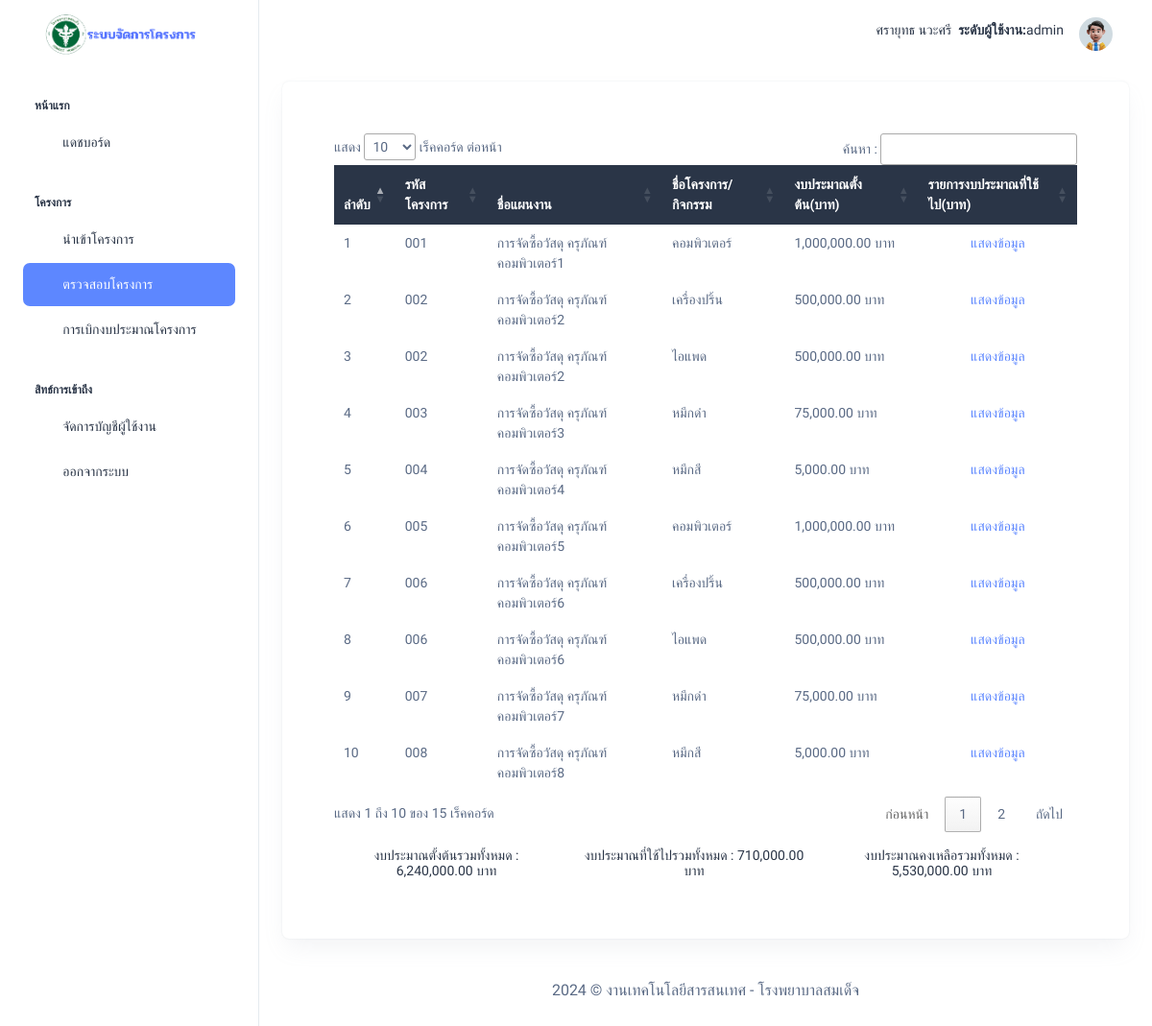
Page /project-manage.php (signed in) on the committed database.
### tables this page shows
CREATE TABLE `project`  (
  `project_id` int NOT NULL AUTO_INCREMENT,
  `project_plan` varchar(255) NOT NULL COMMENT 'plan_name',
  `project_name` varchar(255) NOT NULL COMMENT 'project_name',
  `project_budget` double NOT NULL COMMENT 'budget',
  `project_status` varchar(255) NOT NULL COMMENT 'status',
  `created` datetime NOT NULL,
  `modified` datetime NOT NULL,
  `plan_code` varchar(255) NOT NULL,
  `user_id_import` int NOT NULL,
  `user_id_edit` int NOT NULL,
  PRIMARY KEY (`project_id`) USING BTREE
);

### project-manage.php (the view, shortened to what this page needs)
<?php
include('./db/connect.php');
?>
<?php include('./include/head.php') ?>
<?php include('./include/header.php') ?>
<div class="container-fluid">
    <div class="card">
        <div class="card-body">
            <div class="row p-2">
                <?php
                $sql = "SELECT SUM(project_budget) FROM project ";
                $result = $conn->query($sql);
                $row_sum_total = mysqli_fetch_array($result);
                $sql2 = "SELECT SUM(sub_budget) FROM sub_budget ";
                $result2 = $conn->query($sql2);
                $row_sum_sub_budget = mysqli_fetch_array($result2);
                ?>
                <body>
                    <div class="container">
                        <div class="row p-3">
                            <table id="example" class="table table-hover" style="margin-top: 4%; width: 100%; border-color: #fff;">
                                <thead class="table-dark">
                                    <tr>
                                        <th>ลำดับ</th>
                                        <th>รหัสโครงการ</th>
                                        <th>ชื่อแผนงาน</th>
                                        <th>ชื่อโครงการ/กิจกรรม</th>
                                        <th>งบประมาณตั้งต้น(บาท)</th>
                                        <th>รายการงบประมาณที่ใช้ไป(บาท)</th>
                                    </tr>
                                </thead>
                                <tbody>
                                    <?php
                                    $result = $conn->query("SELECT * FROM project ORDER BY project_id ASC");
                                    if ($result->num_rows > 0) {
                                        $i = 0;
                                        while ($row = $result->fetch_assoc()) {
                                            $i++;
                                    ?>
                                            <tr>
                                                <td><?php echo $i; ?></td>
                                                <td><?php echo $row['plan_code']; ?></td>
                                                <td><?php echo $row['project_plan']; ?></td>
                                                <td><?php echo $row['project_name']; ?></td>
                                                <td><?php $budget = $row['project_budget'];
                                                    echo number_format($budget, 2) ?> บาท</td>
                                                <td class="text-center"><a style="text-decoration: none;" href="project-sub-budget.php?project_id=<?php echo $row['project_id'] ?>&&project_name=<?php echo $row['project_name'] ?>&&project_plan=<?php echo $row['project_plan'] ?>&&project_budget=<?php echo $row['project_budget'] ?>">แสดงข้อมูล</a></td>
                                            </tr>
                                        <?php }
                                    } ?>
                                </tbody>
                            </table>
                            <div class="row mt-3 text-center">
                                <div class="col-md-4">
                                    <h6>งบประมาณตั้งต้นรวมทั้งหมด : <?php $total = $row_sum_total[0];
                                                                    echo number_format($total, 2) ?> บาท</h6>
                                </div>
                                <div class="col-md-4">
                                    <h6>งบประมาณที่ใช้ไปรวมทั้งหมด : <?php $total_sub_budget = $row_sum_sub_budget[0];
                                                                        echo number_format($total_sub_budget, 2) ?> บาท</h6>
                                </div>
                                <div class="col-md-4">
                                    <h6>งบประมาณคงเหลือรวมทั้งหมด : <?php $total_remain = ($row_sum_total[0] - $row_sum_sub_budget[0]);
                                                                    echo number_format($total_remain, 2) ?> บาท</h6>
                                </div>
                            </div>
                        </div>
                    </div>
            </div>
        </div>
    </div>
    </body>
    </html>
    <?php include('./include/footer.php') ?>
    <?php include('./include/datatable.php') ?>

### rows in the picture
project: plan_code "001", project_plan "การจัดซื้อวัสดุ ครุภัณฑ์คอมพิวเตอร์1", project_name "คอมพิวเตอร์", project_budget "1,000,000.00"
project: plan_code "002", project_plan "การจัดซื้อวัสดุ ครุภัณฑ์คอมพิวเตอร์2", project_name "เครื่องปริ้น", project_budget "500,000.00"
project: plan_code "002", project_plan "การจัดซื้อวัสดุ ครุภัณฑ์คอมพิวเตอร์2", project_name "ไอแพด", project_budget "500,000.00"
project: plan_code "003", project_plan "การจัดซื้อวัสดุ ครุภัณฑ์คอมพิวเตอร์3", project_name "หมึกดำ", project_budget "75,000.00"
project: plan_code "004", project_plan "การจัดซื้อวัสดุ ครุภัณฑ์คอมพิวเตอร์4", project_name "หมึกสี", project_budget "5,000.00"
project: plan_code "005", project_plan "การจัดซื้อวัสดุ ครุภัณฑ์คอมพิวเตอร์5", project_name "คอมพิวเตอร์", project_budget "1,000,000.00"
project: plan_code "006", project_plan "การจัดซื้อวัสดุ ครุภัณฑ์คอมพิวเตอร์6", project_name "เครื่องปริ้น", project_budget "500,000.00"
project: plan_code "006", project_plan "การจัดซื้อวัสดุ ครุภัณฑ์คอมพิวเตอร์6", project_name "ไอแพด", project_budget "500,000.00"
project: plan_code "007", project_plan "การจัดซื้อวัสดุ ครุภัณฑ์คอมพิวเตอร์7", project_name "หมึกดำ", project_budget "75,000.00"
project: plan_code "008", project_plan "การจัดซื้อวัสดุ ครุภัณฑ์คอมพิวเตอร์8", project_name "หมึกสี", project_budget "5,000.00"

### other values in the picture
$_SESSION['fname'] "ศรายุทธ"
$_SESSION['lname'] "นวะศรี"
$_SESSION['level'] "admin"
$total "6,240,000.00"
$total_sub_budget "710,000.00"
$total_remain "5,530,000.00"
